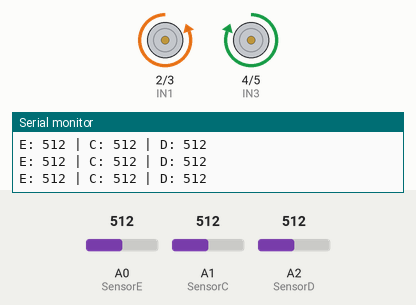
Simulated run of this sketch. Board: Arduino Uno, built with avr-gcc and run on an emulated ATmega328P. Parts: motor-driver pin pairs drawn as motors (green arrow = first pin HIGH = forward, orange = second pin HIGH = backward, longer = more drive), the last lines printed to the serial monitor. The inputs (shaded band) are chosen by the test bench; at power-on: A0 (SensorE) = 512, A1 (SensorC) = 512, A2 (SensorD) = 512.

Above: at 1.2 s.
1.3 s: A0 (SensorE) set to 484
At 2.1 s:
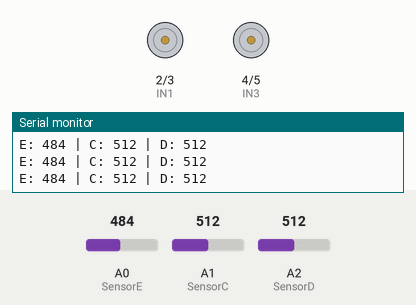
2.8 s: A1 (SensorC) set to 490
At 3.8 s:
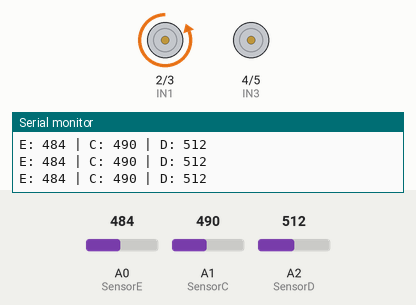
4.3 s: A1 (SensorC) set to 510
At 5.5 s:
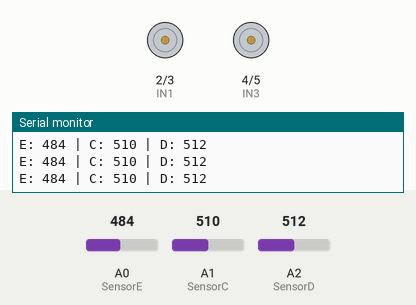
5.8 s: A1 (SensorC) set to 306
At 6.3 s:
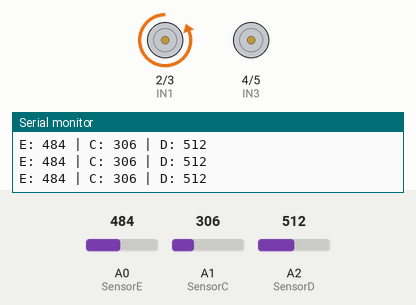
8.8 s: A0 (SensorE) set to 105
11.8 s: A0 (SensorE) set to 95
Timing chart, 0 to 14.8 s (numbered marks = the images above; inputs shaded):
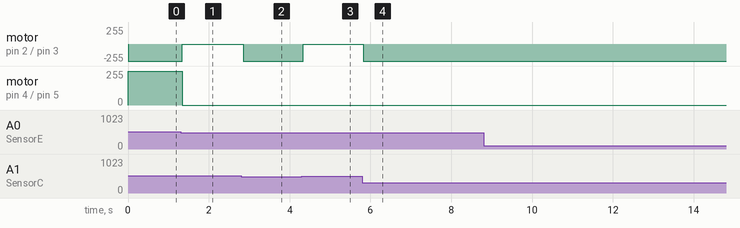

Measured:
- the behaviour switches between 500 and 499 on A0 (SensorE) (found by bisection; images 0 and 1)
- the behaviour switches between 500 and 499 on A1 (SensorC) (found by bisection; images 1 and 2)
- after the input at 1.3 s, motor on pin 2 (IN1) / pin 3 (IN2): backward 255/255 → stopped at once; motor on pin 4 (IN3) / pin 5 (IN4): forward 255/255 → stopped at once
- after the input at 2.8 s, motor on pin 2 (IN1) / pin 3 (IN2): stopped → backward 255/255 after 0.05 s
- after the input at 4.3 s, motor on pin 2 (IN1) / pin 3 (IN2): backward 255/255 → stopped at once
- after the input at 5.8 s, motor on pin 2 (IN1) / pin 3 (IN2): stopped → backward 255/255 at once

The sketch:

cod-entrada-analogica.ino
```cpp
// Motores
#define IN1 2
#define IN2 3
#define IN3 4
#define IN4 5

// Sensores analógicos
#define SensorE A0
#define SensorC A1
#define SensorD A2


// Limiar para detectar linha (ajuste conforme necessário)
int threshold = 500;
void setup() {
 pinMode(IN1, OUTPUT);
 pinMode(IN2, OUTPUT);
 pinMode(IN3, OUTPUT);
 pinMode(IN4, OUTPUT);
 // Não é necessário configurar analog pins como INPUT no Arduino
 Serial.begin(9600); // Útil para debug
}
void loop() {
 int valorE = analogRead(SensorE);
 int valorC = analogRead(SensorC);
 int valorD = analogRead(SensorD);
// Debug para calibração (pode remover depois de ajustar o threshold)
 Serial.print("E: "); Serial.print(valorE);
 Serial.print(" | C: "); Serial.print(valorC);
 Serial.print(" | D: "); Serial.println(valorD);
 bool e = valorE < threshold;
 bool c = valorC < threshold;
 bool d = valorD < threshold;
 if (e && !c && d) {
 frente();
 } else if (e && c && !d) {
 curvaEsquerda();
 } else if (!e && c && d) {
 curvaDireita();
 } else if (!e && !c && !d) {
 frente(); // linha centralizada
 } else if (e && c && d) {
 parar(); // fora da linha
 } else if (!e && c && !d) {
 frente(); // em cima da linha
 } else {
 parar(); // fallback
 }
}


// Funções auxiliares
void frente() {
 digitalWrite(IN1, LOW);
 digitalWrite(IN2, HIGH);
 digitalWrite(IN3, HIGH);
 digitalWrite(IN4, LOW);
}
void curvaEsquerda() {
 digitalWrite(IN1, LOW);
 digitalWrite(IN2, HIGH);
 digitalWrite(IN3, LOW);
 digitalWrite(IN4, LOW);
}
void curvaDireita() {
 digitalWrite(IN1, LOW);
 digitalWrite(IN2, LOW);
 digitalWrite(IN3, HIGH);
 digitalWrite(IN4, LOW);
}
void re() {
 digitalWrite(IN1, HIGH);
 digitalWrite(IN2, LOW);
 digitalWrite(IN3, LOW);
 digitalWrite(IN4, HIGH);
}
void parar() {
 digitalWrite(IN1, LOW);
 digitalWrite(IN2, LOW);
 digitalWrite(IN3, LOW);
 digitalWrite(IN4, LOW);
}
```
